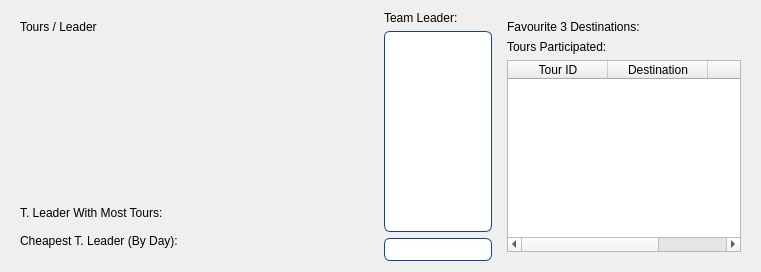
          <widget class="QWidget" name="leadersStatsTab">
           <attribute name="title">
            <string>Team Leaders</string>
           </attribute>
           <layout class="QHBoxLayout" name="horizontalLayout_11">
            <item>
             <layout class="QHBoxLayout" name="horizontalLayout_9" stretch="5,5">
              <item>
               <widget class="QWidget" name="widget_15" native="true">
                <layout class="QVBoxLayout" name="verticalLayout_9" stretch="0,9,1">
                 <item>
                  <widget class="QLabel" name="label_20">
                   <property name="text">
                    <string>Tours / Leader</string>
                   </property>
                  </widget>
                 </item>
                 <item>
                  <layout class="QHBoxLayout" name="leadersBar"/>
                 </item>
                 <item>
                  <layout class="QFormLayout" name="formLayout_4">
                   <item row="0" column="0">
                    <widget class="QLabel" name="label_21">
                     <property name="text">
                      <string>T. Leader With Most Tours:</string>
                     </property>
                    </widget>
                   </item>
                   <item row="1" column="0">
                    <widget class="QLabel" name="label_22">
                     <property name="text">
                      <string>Cheapest T. Leader (By Day):</string>
                     </property>
                    </widget>
                   </item>
                   <item row="0" column="1">
                    <widget class="QLabel" name="leaderWithMostTourLbl">
                     <property name="styleSheet">
                      <string notr="true">QLabel {
    color: #12418d;
    font-size: 12px;
    font-weight: bold;
    padding: 4px;
    border-radius: 4px;
}</string>
                     </property>
                     <property name="text">
                      <string/>
                     </property>
                    </widget>
                   </item>
                   <item row="1" column="1">
                    <widget class="QLabel" name="leastExpensiveLeaderLbl">
                     <property name="styleSheet">
                      <string notr="true">QLabel {
    color: #12418d;
    font-size: 12px;
    font-weight: bold;
    padding: 4px;
    border-radius: 4px;
}</string>
                     </property>
                     <property name="text">
                      <string/>
                     </property>
                    </widget>
                   </item>
                  </layout>
                 </item>
                </layout>
               </widget>
              </item>
              <item>
               <widget class="QWidget" name="widget_17" native="true">
                <layout class="QHBoxLayout" name="horizontalLayout_10" stretch="3,7">
                 <property name="leftMargin">
                  <number>0</number>
                 </property>
                 <property name="topMargin">
                  <number>0</number>
                 </property>
                 <property name="rightMargin">
                  <number>0</number>
                 </property>
                 <property name="bottomMargin">
                  <number>0</number>
                 </property>
                 <item>
                  <layout class="QVBoxLayout" name="verticalLayout_10">
                   <property name="leftMargin">
                    <number>0</number>
                   </property>
                   <item>
                    <widget class="QLabel" name="label_23">
                     <property name="text">
                      <string>Team Leader:</string>
                     </property>
                    </widget>
                   </item>
                   <item>
                    <widget class="QListWidget" name="leaderStatsListWidget">
                     <property name="styleSheet">
                      <string notr="true">QListWidget {
        font-size: 16px;
        color: rgb(18, 65, 141);
        background-color: white;
        border: 1px solid rgb(18, 65, 141);
        border-radius: 6px;
    }
    QListWidget::item {
        padding: 6px;
    }
    QListWidget::item:selected {
        background-color: rgb(18, 65, 141);
        color: white;
        border-radius: 4px;
    }</string>
                     </property>
                    </widget>
                   </item>
                   <item>
                    <widget class="QLineEdit" name="teamleaderslineEdit">
                     <property name="styleSheet">
                      <string notr="true">QLineEdit {
        font-size: 16px;
        color: rgb(18, 65, 141);
        background-color: white;
        border: 1px solid rgb(18, 65, 141);
        border-radius: 6px;
    }</string>
                     </property>
                    </widget>
                   </item>
                  </layout>
                 </item>
                 <item>
                  <widget class="QWidget" name="widget_18" native="true">
                   <layout class="QVBoxLayout" name="verticalLayout_11" stretch="0,5,0,5">
                    <item>
                     <widget class="QLabel" name="label_24">
                      <property name="text">
                       <string>Favourite 3 Destinations:</string>
                      </property>
                     </widget>
                    </item>
                    <item>
                     <layout class="QVBoxLayout" name="leadersFavPie"/>
                    </item>
                    <item>
                     <widget class="QLabel" name="label_11">
                      <property name="text">
                       <string>Tours Participated:</string>
                      </property>
                     </widget>
                    </item>
                    <item>
                     <widget class="QTableWidget" name="leaderTourStatList">
                      <column>
                       <property name="text">
                        <string>Tour ID</string>
                       </property>
                      </column>
                      <column>
                       <property name="text">
                        <string>Destination</string>
                       </property>
                      </column>
                      <column>
                       <property name="text">
                        <string>Cost</string>
                       </property>
                      </column>
                     </widget>
                    </item>
                   </layout>
                  </widget>
                 </item>
                </layout>
               </widget>
              </item>
             </layout>
            </item>
           </layout>
          </widget>
